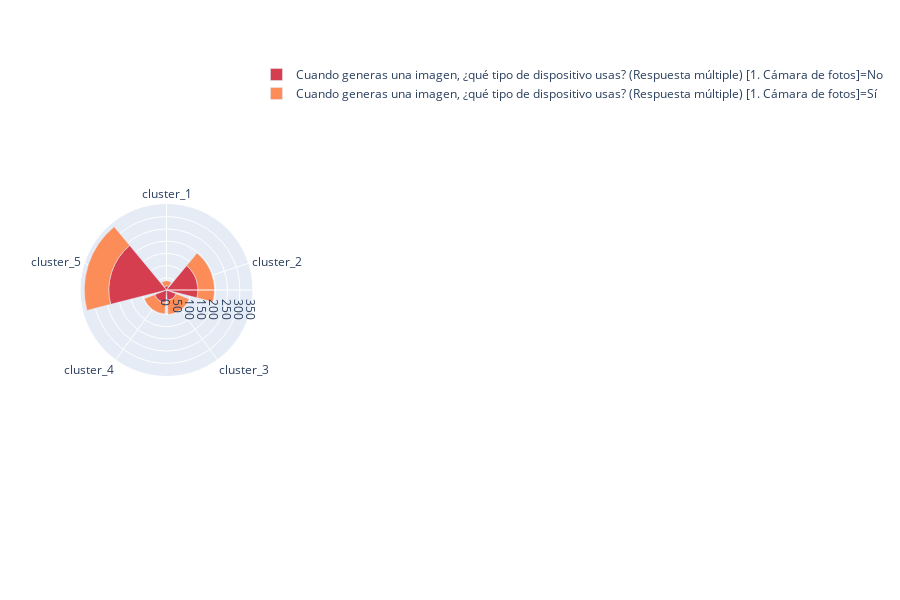
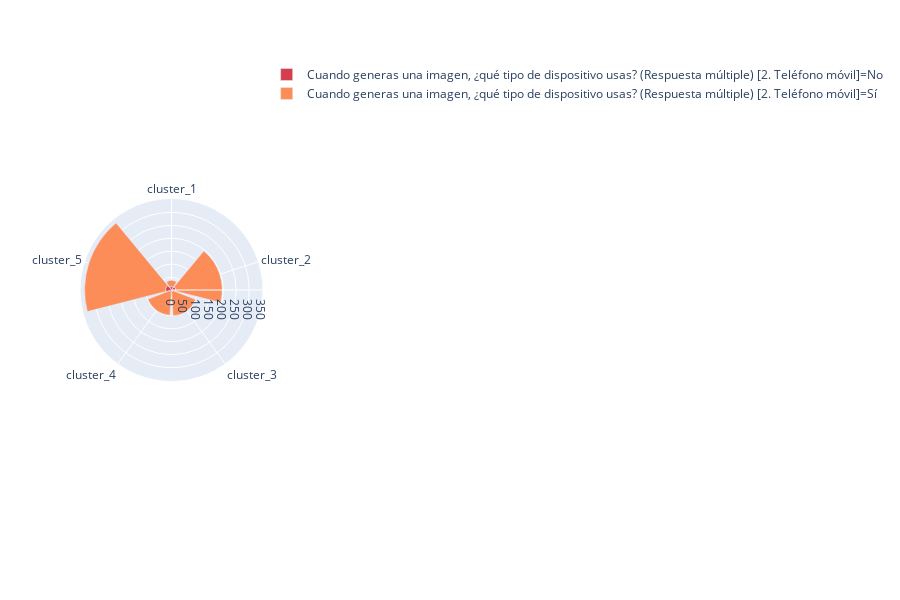
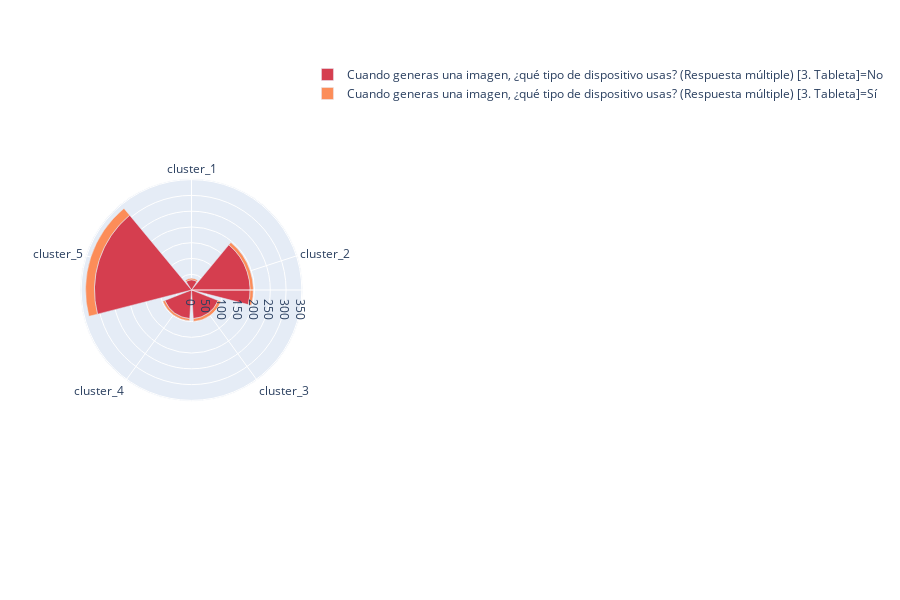
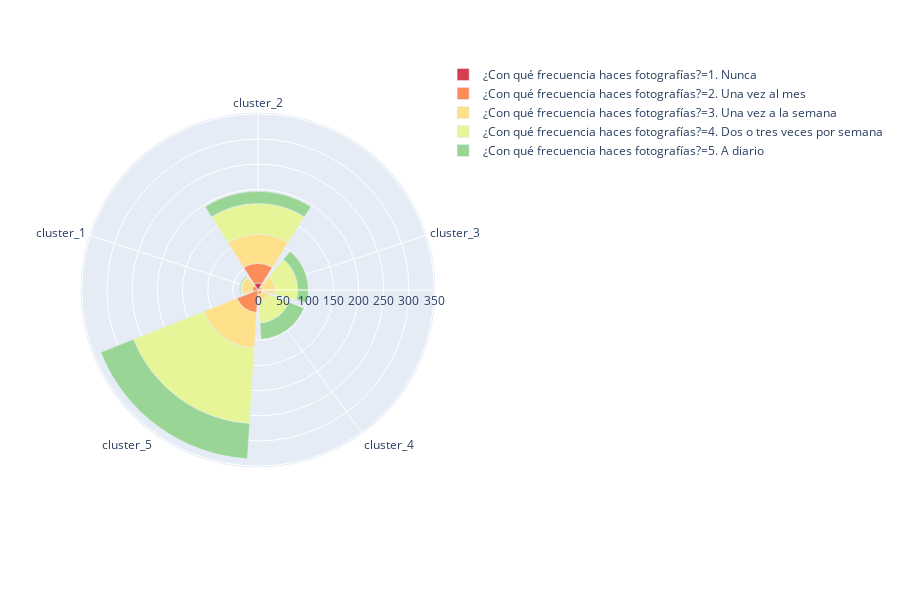

The notebook cell saved with these charts, in order:
### Code cell
compare_prosume_clusters_esp(dataframe_with_clusters_esp)

### Figure 1 — Plotly figure (JSON) as saved in the notebook; plotly's stock layout.template omitted (floating-point values rounded to 4 significant figures)
{"data": [{"hovertemplate": "Cuando generas una imagen, ¿qué tipo de dispositivo usas? (Respuesta múltiple) [1. Cámara de fotos]=No<br>counts=%{r}<br>prosume_cluster=%{theta}<extra></extra>", "legendgroup": "Cuando generas una imagen, ¿qué tipo de dispositivo usas? (Respuesta múltiple) [1. Cámara de fotos]=No", "marker": {"color": "rgb(213,62,79)"}, "name": "Cuando generas una imagen, ¿qué tipo de dispositivo usas? (Respuesta múltiple) [1. Cámara de fotos]=No", "r": [17, 129, 42, 52, 236], "showlegend": true, "theta": ["cluster_1", "cluster_2", "cluster_3", "cluster_4", "cluster_5"], "type": "barpolar", "uid": "868a919a-7bb5-487d-b545-6503bd3fb638"}, {"hovertemplate": "Cuando generas una imagen, ¿qué tipo de dispositivo usas? (Respuesta múltiple) [1. Cámara de fotos]=Sí<br>counts=%{r}<br>prosume_cluster=%{theta}<extra></extra>", "legendgroup": "Cuando generas una imagen, ¿qué tipo de dispositivo usas? (Respuesta múltiple) [1. Cámara de fotos]=Sí", "marker": {"color": "rgb(252,141,89)"}, "name": "Cuando generas una imagen, ¿qué tipo de dispositivo usas? (Respuesta múltiple) [1. Cámara de fotos]=Sí", "r": [20, 67, 58, 46, 100], "showlegend": true, "theta": ["cluster_1", "cluster_2", "cluster_3", "cluster_4", "cluster_5"], "type": "barpolar", "uid": "5e881942-d266-466f-aba9-47cba2c4127e"}], "layout": {"barmode": "group", "barnorm": "", "height": 600, "legend": {"tracegroupgap": 0}, "margin": {"t": 60}, "polar": {"angularaxis": {"direction": "clockwise", "rotation": 90}}}}

### Figure 2 — Plotly figure (JSON) as saved in the notebook; plotly's stock layout.template omitted (floating-point values rounded to 4 significant figures)
{"data": [{"hovertemplate": "Cuando generas una imagen, ¿qué tipo de dispositivo usas? (Respuesta múltiple) [2. Teléfono móvil]=No<br>counts=%{r}<br>prosume_cluster=%{theta}<extra></extra>", "legendgroup": "Cuando generas una imagen, ¿qué tipo de dispositivo usas? (Respuesta múltiple) [2. Teléfono móvil]=No", "marker": {"color": "rgb(213,62,79)"}, "name": "Cuando generas una imagen, ¿qué tipo de dispositivo usas? (Respuesta múltiple) [2. Teléfono móvil]=No", "r": [13, 16, 7, 9, 23], "showlegend": true, "theta": ["cluster_1", "cluster_2", "cluster_3", "cluster_4", "cluster_5"], "type": "barpolar", "uid": "084d6078-7f42-4d8a-9c59-d2761a89c946"}, {"hovertemplate": "Cuando generas una imagen, ¿qué tipo de dispositivo usas? (Respuesta múltiple) [2. Teléfono móvil]=Sí<br>counts=%{r}<br>prosume_cluster=%{theta}<extra></extra>", "legendgroup": "Cuando generas una imagen, ¿qué tipo de dispositivo usas? (Respuesta múltiple) [2. Teléfono móvil]=Sí", "marker": {"color": "rgb(252,141,89)"}, "name": "Cuando generas una imagen, ¿qué tipo de dispositivo usas? (Respuesta múltiple) [2. Teléfono móvil]=Sí", "r": [24, 180, 93, 89, 313], "showlegend": true, "theta": ["cluster_1", "cluster_2", "cluster_3", "cluster_4", "cluster_5"], "type": "barpolar", "uid": "6e8dc4f4-a9bb-417d-b5b3-4887cf4fd19c"}], "layout": {"barmode": "group", "barnorm": "", "height": 600, "legend": {"tracegroupgap": 0}, "margin": {"t": 60}, "polar": {"angularaxis": {"direction": "clockwise", "rotation": 90}}}}

### Figure 3 — Plotly figure (JSON) as saved in the notebook; plotly's stock layout.template omitted (floating-point values rounded to 4 significant figures)
{"data": [{"hovertemplate": "Cuando generas una imagen, ¿qué tipo de dispositivo usas? (Respuesta múltiple) [3. Tableta]=No<br>counts=%{r}<br>prosume_cluster=%{theta}<extra></extra>", "legendgroup": "Cuando generas una imagen, ¿qué tipo de dispositivo usas? (Respuesta múltiple) [3. Tableta]=No", "marker": {"color": "rgb(213,62,79)"}, "name": "Cuando generas una imagen, ¿qué tipo de dispositivo usas? (Respuesta múltiple) [3. Tableta]=No", "r": [32, 186, 91, 91, 308], "showlegend": true, "theta": ["cluster_1", "cluster_2", "cluster_3", "cluster_4", "cluster_5"], "type": "barpolar", "uid": "2cc3fede-18ae-4658-9499-7ec4f134eb48"}, {"hovertemplate": "Cuando generas una imagen, ¿qué tipo de dispositivo usas? (Respuesta múltiple) [3. Tableta]=Sí<br>counts=%{r}<br>prosume_cluster=%{theta}<extra></extra>", "legendgroup": "Cuando generas una imagen, ¿qué tipo de dispositivo usas? (Respuesta múltiple) [3. Tableta]=Sí", "marker": {"color": "rgb(252,141,89)"}, "name": "Cuando generas una imagen, ¿qué tipo de dispositivo usas? (Respuesta múltiple) [3. Tableta]=Sí", "r": [5, 10, 9, 7, 28], "showlegend": true, "theta": ["cluster_1", "cluster_2", "cluster_3", "cluster_4", "cluster_5"], "type": "barpolar", "uid": "7b1607d1-8dae-4659-aad3-1b36996edac8"}], "layout": {"barmode": "group", "barnorm": "", "height": 600, "legend": {"tracegroupgap": 0}, "margin": {"t": 60}, "polar": {"angularaxis": {"direction": "clockwise", "rotation": 90}}}}

### Figure 4 — Plotly figure (JSON) as saved in the notebook; plotly's stock layout.template omitted (floating-point values rounded to 4 significant figures)
{"data": [{"hovertemplate": "¿Con qué frecuencia haces fotografías?=1. Nunca<br>counts=%{r}<br>prosume_cluster=%{theta}<extra></extra>", "legendgroup": "¿Con qué frecuencia haces fotografías?=1. Nunca", "marker": {"color": "rgb(213,62,79)"}, "name": "¿Con qué frecuencia haces fotografías?=1. Nunca", "r": [14, 2, 1, 3], "showlegend": true, "theta": ["cluster_2", "cluster_3", "cluster_4", "cluster_5"], "type": "barpolar", "uid": "0272921d-4fc9-4d00-8cb2-2f18193e5831"}, {"hovertemplate": "¿Con qué frecuencia haces fotografías?=2. Una vez al mes<br>counts=%{r}<br>prosume_cluster=%{theta}<extra></extra>", "legendgroup": "¿Con qué frecuencia haces fotografías?=2. Una vez al mes", "marker": {"color": "rgb(252,141,89)"}, "name": "¿Con qué frecuencia haces fotografías?=2. Una vez al mes", "r": [11, 39, 6, 8, 42], "showlegend": true, "theta": ["cluster_1", "cluster_2", "cluster_3", "cluster_4", "cluster_5"], "type": "barpolar", "uid": "2996116c-1a0e-4ec3-b3f6-e6dfd9df9d69"}, {"hovertemplate": "¿Con qué frecuencia haces fotografías?=3. Una vez a la semana<br>counts=%{r}<br>prosume_cluster=%{theta}<extra></extra>", "legendgroup": "¿Con qué frecuencia haces fotografías?=3. Una vez a la semana", "marker": {"color": "rgb(254,224,139)"}, "name": "¿Con qué frecuencia haces fotografías?=3. Una vez a la semana", "r": [21, 58, 26, 14, 71], "showlegend": true, "theta": ["cluster_1", "cluster_2", "cluster_3", "cluster_4", "cluster_5"], "type": "barpolar", "uid": "ae4a9d18-258d-4388-808d-9ef0d3d36b2d"}, {"hovertemplate": "¿Con qué frecuencia haces fotografías?=4. Dos o tres veces por semana<br>counts=%{r}<br>prosume_cluster=%{theta}<extra></extra>", "legendgroup": "¿Con qué frecuencia haces fotografías?=4. Dos o tres veces por semana", "marker": {"color": "rgb(230,245,152)"}, "name": "¿Con qué frecuencia haces fotografías?=4. Dos o tres veces por semana", "r": [3, 61, 45, 43, 150], "showlegend": true, "theta": ["cluster_1", "cluster_2", "cluster_3", "cluster_4", "cluster_5"], "type": "barpolar", "uid": "def70bd9-61c8-43e4-a576-77a2c3faf4db"}, {"hovertemplate": "¿Con qué frecuencia haces fotografías?=5. A diario<br>counts=%{r}<br>prosume_cluster=%{theta}<extra></extra>", "legendgroup": "¿Con qué frecuencia haces fotografías?=5. A diario", "marker": {"color": "rgb(153,213,148)"}, "name": "¿Con qué frecuencia haces fotografías?=5. A diario", "r": [2, 24, 21, 32, 70], "showlegend": true, "theta": ["cluster_1", "cluster_2", "cluster_3", "cluster_4", "cluster_5"], "type": "barpolar", "uid": "ead915ab-dbcb-4cf5-80f9-ebd0d577987b"}], "layout": {"barmode": "group", "barnorm": "", "height": 600, "legend": {"tracegroupgap": 0}, "margin": {"t": 60}, "polar": {"angularaxis": {"direction": "clockwise", "rotation": 90}}}}
